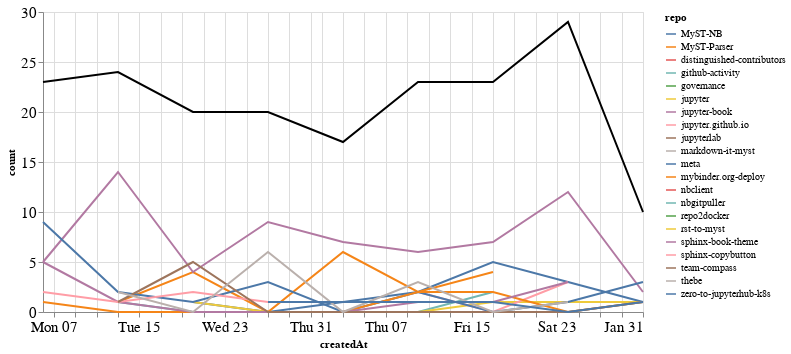

Notebook code cell kept with this figure:
### Markdown cell above
### Comments

### Code cell
comments_time = comments.groupby('repo').resample('W', on='createdAt').count()['author'].reset_index()
comments_time = comments_time.rename(columns={'author': 'count'})
comments_time_total = comments_time.groupby('createdAt').agg({"count": "sum"}).reset_index()
ch1 = alt.Chart(comments_time, width=600).mark_line().encode(
    x='createdAt',
    y='count',
    color='repo',
    tooltip="repo"
)

ch2 = alt.Chart(comments_time_total, width=600).mark_line(color="black").encode(
    x='createdAt',
    y='count',
)

ch1 + ch2

### Figure 1 — Vega-Lite specification as saved in the notebook (floating-point values rounded to 4 significant figures)
{"config": {"axisLeft": {"labelFontSize": 15}, "axisBottom": {"labelFontSize": 15}}, "layer": [{"data": {"name": "data-3000fc1e4641acad25704cb5de9d850a"}, "mark": "line", "encoding": {"color": {"type": "nominal", "field": "repo"}, "tooltip": {"type": "nominal", "field": "repo"}, "x": {"type": "temporal", "field": "createdAt"}, "y": {"type": "quantitative", "field": "count"}}, "width": 600}, {"data": {"name": "data-fb18b3c21ed57a9fc7910f2292907aa3"}, "mark": {"type": "line", "color": "black"}, "encoding": {"x": {"type": "temporal", "field": "createdAt"}, "y": {"type": "quantitative", "field": "count"}}, "width": 600}], "$schema": "https://vega.github.io/schema/vega-lite/v4.8.1.json", "datasets": {"data-3000fc1e4641acad25704cb5de9d850a": [{"repo": "MyST-NB", "createdAt": "2020-12-20T00:00:00", "count": 1}, {"repo": "MyST-NB", "createdAt": "2020-12-27T00:00:00", "count": 0}, {"repo": "MyST-NB", "createdAt": "2021-01-03T00:00:00", "count": 1}, {"repo": "MyST-NB", "createdAt": "2021-01-10T00:00:00", "count": 2}, {"repo": "MyST-NB", "createdAt": "2021-01-17T00:00:00", "count": 5}, {"repo": "MyST-NB", "createdAt": "2021-01-24T00:00:00", "count": 3}, {"repo": "MyST-NB", "createdAt": "2021-01-31T00:00:00", "count": 1}, {"repo": "MyST-Parser", "createdAt": "2020-12-13T00:00:00", "count": 1}, {"repo": "MyST-Parser", "createdAt": "2020-12-20T00:00:00", "count": 4}, {"repo": "MyST-Parser", "createdAt": "2020-12-27T00:00:00", "count": 0}, {"repo": "MyST-Parser", "createdAt": "2021-01-03T00:00:00", "count": 6}, {"repo": "MyST-Parser", "createdAt": "2021-01-10T00:00:00", "count": 2}, {"repo": "MyST-Parser", "createdAt": "2021-01-17T00:00:00", "count": 4}, {"repo": "distinguished-contributors", "createdAt": "2020-12-20T00:00:00", "count": 1}, {"repo": "github-activity", "createdAt": "2020-12-13T00:00:00", "count": 1}, {"repo": "github-activity", "createdAt": "2020-12-20T00:00:00", "count": 0}, {"repo": "github-activity", "createdAt": "2020-12-27T00:00:00", "count": 0}, {"repo": "github-activity", "createdAt": "2021-01-03T00:00:00", "count": 0}, {"repo": "github-activity", "createdAt": "2021-01-10T00:00:00", "count": 0}, {"repo": "github-activity", "createdAt": "2021-01-17T00:00:00", "count": 2}, {"repo": "governance", "createdAt": "2021-01-24T00:00:00", "count": 1}, {"repo": "jupyter", "createdAt": "2020-12-20T00:00:00", "count": 1}, {"repo": "jupyter", "createdAt": "2020-12-27T00:00:00", "count": 0}, {"repo": "jupyter", "createdAt": "2021-01-03T00:00:00", "count": 0}, {"repo": "jupyter", "createdAt": "2021-01-10T00:00:00", "count": 0}, {"repo": "jupyter", "createdAt": "2021-01-17T00:00:00", "count": 1}, {"repo": "jupyter", "createdAt": "2021-01-24T00:00:00", "count": 1}, {"repo": "jupyter", "createdAt": "2021-01-31T00:00:00", "count": 1}, {"repo": "jupyter-book", "createdAt": "2020-12-06T00:00:00", "count": 5}, {"repo": "jupyter-book", "createdAt": "2020-12-13T00:00:00", "count": 14}, {"repo": "jupyter-book", "createdAt": "2020-12-20T00:00:00", "count": 4}, {"repo": "jupyter-book", "createdAt": "2020-12-27T00:00:00", "count": 9}, {"repo": "jupyter-book", "createdAt": "2021-01-03T00:00:00", "count": 7}, {"repo": "jupyter-book", "createdAt": "2021-01-10T00:00:00", "count": 6}, {"repo": "jupyter-book", "createdAt": "2021-01-17T00:00:00", "count": 7}, {"repo": "jupyter-book", "createdAt": "2021-01-24T00:00:00", "count": 12}, {"repo": "jupyter-book", "createdAt": "2021-01-31T00:00:00", "count": 2}, {"repo": "jupyter.github.io", "createdAt": "2021-01-10T00:00:00", "count": 2}, {"repo": "jupyter.github.io", "createdAt": "2021-01-17T00:00:00", "count": 0}, {"repo": "jupyter.github.io", "createdAt": "2021-01-24T00:00:00", "count": 3}, {"repo": "jupyterlab", "createdAt": "2020-12-20T00:00:00", "count": 1}, {"repo": "markdown-it-myst", "createdAt": "2020-12-06T00:00:00", "count": 1}, {"repo": "meta", "createdAt": "2020-12-06T00:00:00", "count": 9}, {"repo": "meta", "createdAt": "2020-12-13T00:00:00", "count": 2}, {"repo": "meta", "createdAt": "2020-12-20T00:00:00", "count": 1}, {"repo": "meta", "createdAt": "2020-12-27T00:00:00", "count": 3}, {"repo": "meta", "createdAt": "2021-01-03T00:00:00", "count": 0}, {"repo": "meta", "createdAt": "2021-01-10T00:00:00", "count": 2}, {"repo": "meta", "createdAt": "2021-01-17T00:00:00", "count": 0}, {"repo": "meta", "createdAt": "2021-01-24T00:00:00", "count": 1}, {"repo": "meta", "createdAt": "2021-01-31T00:00:00", "count": 3}, {"repo": "mybinder.org-deploy", "createdAt": "2020-12-06T00:00:00", "count": 1}, {"repo": "mybinder.org-deploy", "createdAt": "2020-12-13T00:00:00", "count": 0}, {"repo": "mybinder.org-deploy", "createdAt": "2020-12-20T00:00:00", "count": 0}, {"repo": "mybinder.org-deploy", "createdAt": "2020-12-27T00:00:00", "count": 0}, {"repo": "mybinder.org-deploy", "createdAt": "2021-01-03T00:00:00", "count": 0}, {"repo": "mybinder.org-deploy", "createdAt": "2021-01-10T00:00:00", "count": 2}, {"repo": "mybinder.org-deploy", "createdAt": "2021-01-17T00:00:00", "count": 2}, {"repo": "mybinder.org-deploy", "createdAt": "2021-01-24T00:00:00", "count": 0}, {"repo": "mybinder.org-deploy", "createdAt": "2021-01-31T00:00:00", "count": 1}, {"repo": "nbclient", "createdAt": "2020-12-13T00:00:00", "count": 1}, {"repo": "nbgitpuller", "createdAt": "2021-01-10T00:00:00", "count": 2}, {"repo": "repo2docker", "createdAt": "2021-01-24T00:00:00", "count": 4}, {"repo": "rst-to-myst", "createdAt": "2021-01-03T00:00:00", "count": 1}, {"repo": "sphinx-book-theme", "createdAt": "2020-12-06T00:00:00", "count": 5}, {"repo": "sphinx-book-theme", "createdAt": "2020-12-13T00:00:00", "count": 1}, {"repo": "sphinx-book-theme", "createdAt": "2020-12-20T00:00:00", "count": 0}, {"repo": "sphinx-book-theme", "createdAt": "2020-12-27T00:00:00", "count": 0}, {"repo": "sphinx-book-theme", "createdAt": "2021-01-03T00:00:00", "count": 0}, {"repo": "sphinx-book-theme", "createdAt": "2021-01-10T00:00:00", "count": 1}, {"repo": "sphinx-book-theme", "createdAt": "2021-01-17T00:00:00", "count": 1}, {"repo": "sphinx-book-theme", "createdAt": "2021-01-24T00:00:00", "count": 3}, {"repo": "sphinx-copybutton", "createdAt": "2020-12-06T00:00:00", "count": 2}, {"repo": "sphinx-copybutton", "createdAt": "2020-12-13T00:00:00", "count": 1}, {"repo": "sphinx-copybutton", "createdAt": "2020-12-20T00:00:00", "count": 2}, {"repo": "sphinx-copybutton", "createdAt": "2020-12-27T00:00:00", "count": 1}, {"repo": "sphinx-copybutton", "createdAt": "2021-01-03T00:00:00", "count": 1}, {"repo": "team-compass", "createdAt": "2020-12-13T00:00:00", "count": 1}, {"repo": "team-compass", "createdAt": "2020-12-20T00:00:00", "count": 5}, {"repo": "team-compass", "createdAt": "2020-12-27T00:00:00", "count": 0}, {"repo": "team-compass", "createdAt": "2021-01-03T00:00:00", "count": 0}, {"repo": "team-compass", "createdAt": "2021-01-10T00:00:00", "count": 0}, {"repo": "team-compass", "createdAt": "2021-01-17T00:00:00", "count": 0}, {"repo": "team-compass", "createdAt": "2021-01-24T00:00:00", "count": 0}, {"repo": "team-compass", "createdAt": "2021-01-31T00:00:00", "count": 1}, {"repo": "thebe", "createdAt": "2020-12-13T00:00:00", "count": 2}, {"repo": "thebe", "createdAt": "2020-12-20T00:00:00", "count": 0}, {"repo": "thebe", "createdAt": "2020-12-27T00:00:00", "count": 6}, {"repo": "thebe", "createdAt": "2021-01-03T00:00:00", "count": 0}, {"repo": "thebe", "createdAt": "2021-01-10T00:00:00", "count": 3}, {"repo": "thebe", "createdAt": "2021-01-17T00:00:00", "count": 0}, {"repo": "thebe", "createdAt": "2021-01-24T00:00:00", "count": 1}, {"repo": "zero-to-jupyterhub-k8s", "createdAt": "2020-12-27T00:00:00", "count": 1}, {"repo": "zero-to-jupyterhub-k8s", "createdAt": "2021-01-03T00:00:00", "count": 1}, {"repo": "zero-to-jupyterhub-k8s", "createdAt": "2021-01-10T00:00:00", "count": 1}, {"repo": "zero-to-jupyterhub-k8s", "createdAt": "2021-01-17T00:00:00", "count": 1}, {"repo": "zero-to-jupyterhub-k8s", "createdAt": "2021-01-24T00:00:00", "count": 0}, {"repo": "zero-to-jupyterhub-k8s", "createdAt": "2021-01-31T00:00:00", "count": 1}], "data-fb18b3c21ed57a9fc7910f2292907aa3": [{"createdAt": "2020-12-06T00:00:00", "count": 23}, {"createdAt": "2020-12-13T00:00:00", "count": 24}, {"createdAt": "2020-12-20T00:00:00", "count": 20}, {"createdAt": "2020-12-27T00:00:00", "count": 20}, {"createdAt": "2021-01-03T00:00:00", "count": 17}, {"createdAt": "2021-01-10T00:00:00", "count": 23}, {"createdAt": "2021-01-17T00:00:00", "count": 23}, {"createdAt": "2021-01-24T00:00:00", "count": 29}, {"createdAt": "2021-01-31T00:00:00", "count": 10}]}}
